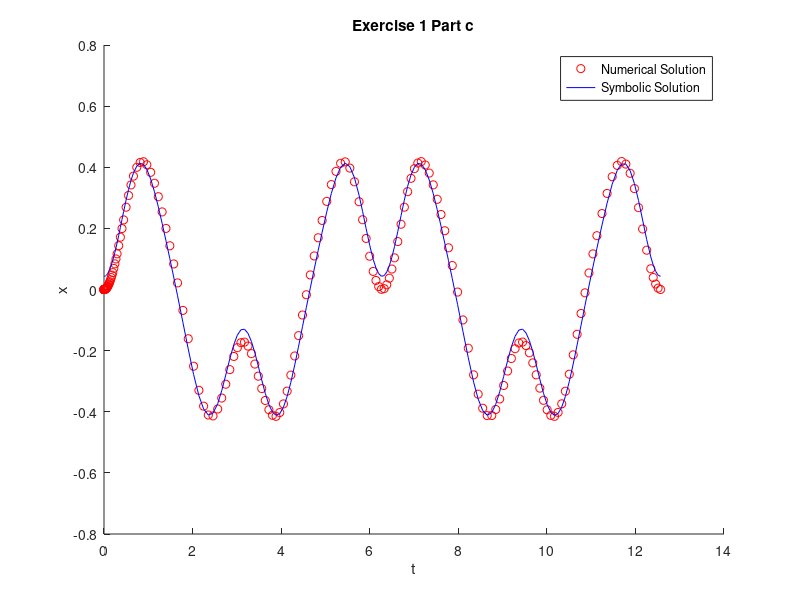
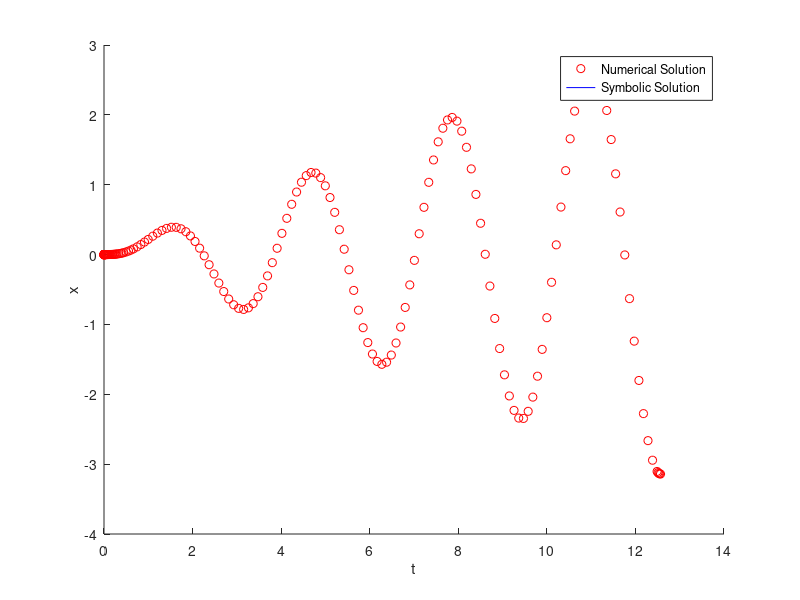
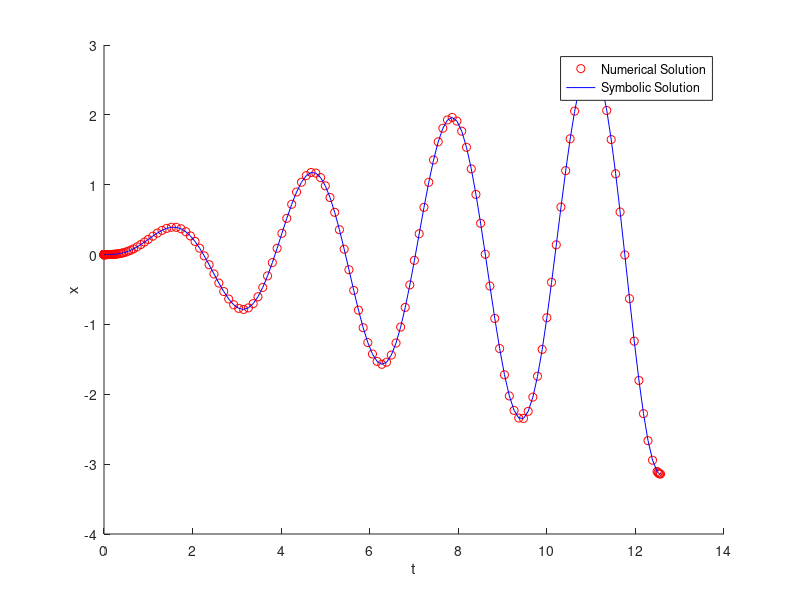

The MATLAB source for these figures, in order:
%% Exercise 1
t = linspace(0,4*pi);
dxdt = @(t,x) [x(2); cos(t) + cos(3*t) + cos(5*t) - 4*x(1)];
x0 = [0;0];
T = 4*pi;
[t,x] = ode45(dxdt,[0 T],x0);
xp = 0.1667*(exp(i*1*t) + exp(-i*1*t)) - 0.1000*(exp(i*3*t) + exp(-i*3*t)) - 0.0238*(exp(i*5*t) + exp(-i*5*t));
A = ones(2,2);
A(2,:) = [2*i -2*i];
b = [-0.0429; 0];
C = linsolve(A,b);
xc = C(1)*exp(2*i*t) + C(2)*exp(-2*i*t);
x1 = xc + xp;

figure
hold on
plot(t,x(:,1),'ro');
plot(t,x1,'b-');
xlabel('t');
ylabel('x');
legend('Numerical Solution','Symbolic Solution');
title('Exercise 1 Part c');

%% Exercise 4

w = 2;
t = linspace(0,5*pi);
dxdt = @(t,x) [x(2);sin(w*t) - 4*x(1)];
x0 = [0;0];
T = 4*pi;
[t,x] = ode45(dxdt,[0 T],x0); % numerical solution
p = (i*w)^2 + 4;
x1 = sin(w*t)/p - w*sin(2*t)/(2*p); % for omega = 1
x2 = -0.5*(0.5*t.*cos(2*t) - 0.25*sin(2*t)); % for omega = 2

figure
hold on
plot(t,x(:,1),'ro'); % for omega = 1
plot(t,x1,'b-');
xlabel('t');
ylabel('x');
legend('Numerical Solution','Symbolic Solution');

figure
hold on
plot(t,x(:,1),'ro'); % for omega = 2
plot(t,x2,'b');
xlabel('t');
ylabel('x');
legend('Numerical Solution','Symbolic Solution');